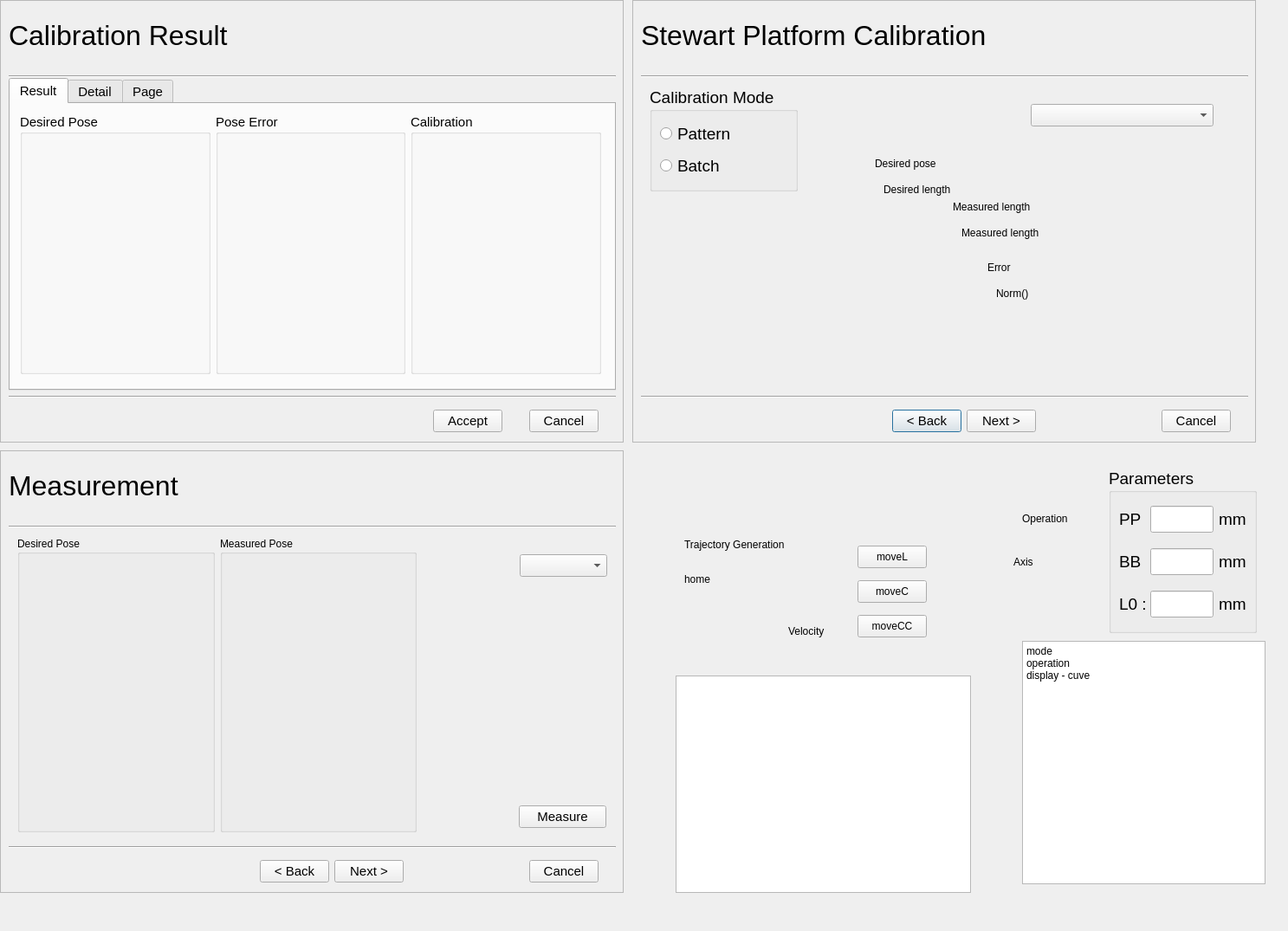
<?xml version="1.0" encoding="UTF-8"?>
<ui version="4.0">
 <class>Dialog</class>
 <widget class="QDialog" name="Dialog">
  <property name="geometry">
   <rect>
    <x>0</x>
    <y>0</y>
    <width>1487</width>
    <height>1075</height>
   </rect>
  </property>
  <property name="windowTitle">
   <string>Dialog</string>
  </property>
  <widget class="QFrame" name="frame_mainFrame">
   <property name="geometry">
    <rect>
     <x>730</x>
     <y>0</y>
     <width>720</width>
     <height>511</height>
    </rect>
   </property>
   <property name="autoFillBackground">
    <bool>true</bool>
   </property>
   <property name="frameShape">
    <enum>QFrame::StyledPanel</enum>
   </property>
   <property name="frameShadow">
    <enum>QFrame::Raised</enum>
   </property>
   <widget class="Line" name="line">
    <property name="geometry">
     <rect>
      <x>10</x>
      <y>80</y>
      <width>701</width>
      <height>16</height>
     </rect>
    </property>
    <property name="orientation">
     <enum>Qt::Horizontal</enum>
    </property>
   </widget>
   <widget class="QLabel" name="label">
    <property name="geometry">
     <rect>
      <x>10</x>
      <y>0</y>
      <width>441</width>
      <height>81</height>
     </rect>
    </property>
    <property name="font">
     <font>
      <pointsize>24</pointsize>
     </font>
    </property>
    <property name="text">
     <string>Stewart Platform Calibration</string>
    </property>
   </widget>
   <widget class="Line" name="line_2">
    <property name="geometry">
     <rect>
      <x>10</x>
      <y>450</y>
      <width>701</width>
      <height>16</height>
     </rect>
    </property>
    <property name="orientation">
     <enum>Qt::Horizontal</enum>
    </property>
   </widget>
   <widget class="QGroupBox" name="groupBox">
    <property name="geometry">
     <rect>
      <x>20</x>
      <y>100</y>
      <width>171</width>
      <height>121</height>
     </rect>
    </property>
    <property name="font">
     <font>
      <pointsize>14</pointsize>
     </font>
    </property>
    <property name="title">
     <string>Calibration Mode</string>
    </property>
    <layout class="QVBoxLayout" name="verticalLayout">
     <item>
      <widget class="QRadioButton" name="radioButton">
       <property name="text">
        <string>Pattern</string>
       </property>
      </widget>
     </item>
     <item>
      <widget class="QRadioButton" name="radioButton_2">
       <property name="text">
        <string>Batch</string>
       </property>
      </widget>
     </item>
    </layout>
   </widget>
   <widget class="QWidget" name="layoutWidget">
    <property name="geometry">
     <rect>
      <x>300</x>
      <y>470</y>
      <width>391</width>
      <height>33</height>
     </rect>
    </property>
    <layout class="QHBoxLayout" name="horizontalLayout">
     <item>
      <widget class="QPushButton" name="pushButton_3">
       <property name="font">
        <font>
         <pointsize>11</pointsize>
        </font>
       </property>
       <property name="text">
        <string>&lt; Back</string>
       </property>
      </widget>
     </item>
     <item>
      <widget class="QPushButton" name="pushButton_Nxt">
       <property name="font">
        <font>
         <pointsize>11</pointsize>
        </font>
       </property>
       <property name="text">
        <string>Next &gt;</string>
       </property>
      </widget>
     </item>
     <item>
      <spacer name="horizontalSpacer">
       <property name="orientation">
        <enum>Qt::Horizontal</enum>
       </property>
       <property name="sizeHint" stdset="0">
        <size>
         <width>40</width>
         <height>20</height>
        </size>
       </property>
      </spacer>
     </item>
     <item>
      <widget class="QPushButton" name="pushButton">
       <property name="font">
        <font>
         <pointsize>11</pointsize>
        </font>
       </property>
       <property name="text">
        <string>Cancel</string>
       </property>
      </widget>
     </item>
    </layout>
   </widget>
   <widget class="QStackedWidget" name="stackedWidget">
    <property name="geometry">
     <rect>
      <x>200</x>
      <y>110</y>
      <width>511</width>
      <height>321</height>
     </rect>
    </property>
    <property name="currentIndex">
     <number>0</number>
    </property>
    <widget class="QWidget" name="page">
     <widget class="QComboBox" name="comboBox_2">
      <property name="geometry">
       <rect>
        <x>260</x>
        <y>10</y>
        <width>211</width>
        <height>26</height>
       </rect>
      </property>
     </widget>
     <widget class="QLabel" name="label_4">
      <property name="geometry">
       <rect>
        <x>80</x>
        <y>70</y>
        <width>101</width>
        <height>18</height>
       </rect>
      </property>
      <property name="text">
       <string>Desired pose</string>
      </property>
     </widget>
     <widget class="QLabel" name="label_12">
      <property name="geometry">
       <rect>
        <x>90</x>
        <y>100</y>
        <width>101</width>
        <height>18</height>
       </rect>
      </property>
      <property name="text">
       <string>Desired length</string>
      </property>
     </widget>
     <widget class="QLabel" name="label_13">
      <property name="geometry">
       <rect>
        <x>180</x>
        <y>150</y>
        <width>101</width>
        <height>18</height>
       </rect>
      </property>
      <property name="text">
       <string>Measured length</string>
      </property>
     </widget>
     <widget class="QLabel" name="label_14">
      <property name="geometry">
       <rect>
        <x>170</x>
        <y>120</y>
        <width>101</width>
        <height>18</height>
       </rect>
      </property>
      <property name="text">
       <string>Measured length</string>
      </property>
     </widget>
     <widget class="QLabel" name="label_15">
      <property name="geometry">
       <rect>
        <x>210</x>
        <y>190</y>
        <width>101</width>
        <height>18</height>
       </rect>
      </property>
      <property name="text">
       <string>Error</string>
      </property>
     </widget>
     <widget class="QLabel" name="label_21">
      <property name="geometry">
       <rect>
        <x>220</x>
        <y>220</y>
        <width>101</width>
        <height>18</height>
       </rect>
      </property>
      <property name="text">
       <string>Norm()</string>
      </property>
     </widget>
    </widget>
    <widget class="QWidget" name="page_2">
     <widget class="QWidget" name="">
      <property name="geometry">
       <rect>
        <x>11</x>
        <y>11</y>
        <width>206</width>
        <height>39</height>
       </rect>
      </property>
      <layout class="QHBoxLayout" name="horizontalLayout_3">
       <item>
        <widget class="QLabel" name="label_11">
         <property name="font">
          <font>
           <pointsize>12</pointsize>
          </font>
         </property>
         <property name="text">
          <string>Set Noise :</string>
         </property>
        </widget>
       </item>
       <item>
        <widget class="QComboBox" name="comboBox">
         <property name="font">
          <font>
           <pointsize>12</pointsize>
          </font>
         </property>
        </widget>
       </item>
      </layout>
     </widget>
    </widget>
   </widget>
  </widget>
  <widget class="QFrame" name="frame_calibrateResult">
   <property name="geometry">
    <rect>
     <x>0</x>
     <y>0</y>
     <width>720</width>
     <height>511</height>
    </rect>
   </property>
   <property name="autoFillBackground">
    <bool>true</bool>
   </property>
   <property name="frameShape">
    <enum>QFrame::StyledPanel</enum>
   </property>
   <property name="frameShadow">
    <enum>QFrame::Raised</enum>
   </property>
   <widget class="Line" name="line_3">
    <property name="geometry">
     <rect>
      <x>10</x>
      <y>80</y>
      <width>701</width>
      <height>16</height>
     </rect>
    </property>
    <property name="orientation">
     <enum>Qt::Horizontal</enum>
    </property>
   </widget>
   <widget class="QLabel" name="label_2">
    <property name="geometry">
     <rect>
      <x>10</x>
      <y>0</y>
      <width>441</width>
      <height>81</height>
     </rect>
    </property>
    <property name="font">
     <font>
      <pointsize>24</pointsize>
     </font>
    </property>
    <property name="text">
     <string>Calibration Result</string>
    </property>
   </widget>
   <widget class="Line" name="line_4">
    <property name="geometry">
     <rect>
      <x>10</x>
      <y>450</y>
      <width>701</width>
      <height>16</height>
     </rect>
    </property>
    <property name="orientation">
     <enum>Qt::Horizontal</enum>
    </property>
   </widget>
   <widget class="QWidget" name="layoutWidget_3">
    <property name="geometry">
     <rect>
      <x>500</x>
      <y>470</y>
      <width>191</width>
      <height>33</height>
     </rect>
    </property>
    <layout class="QHBoxLayout" name="horizontalLayout_2">
     <item>
      <widget class="QPushButton" name="pushButton_Nxt_2">
       <property name="font">
        <font>
         <pointsize>11</pointsize>
        </font>
       </property>
       <property name="text">
        <string>Accept</string>
       </property>
      </widget>
     </item>
     <item>
      <spacer name="horizontalSpacer_2">
       <property name="orientation">
        <enum>Qt::Horizontal</enum>
       </property>
       <property name="sizeHint" stdset="0">
        <size>
         <width>40</width>
         <height>20</height>
        </size>
       </property>
      </spacer>
     </item>
     <item>
      <widget class="QPushButton" name="pushButton_2">
       <property name="font">
        <font>
         <pointsize>11</pointsize>
        </font>
       </property>
       <property name="text">
        <string>Cancel</string>
       </property>
      </widget>
     </item>
    </layout>
   </widget>
   <widget class="QTabWidget" name="tabWidget">
    <property name="geometry">
     <rect>
      <x>10</x>
      <y>90</y>
      <width>701</width>
      <height>361</height>
     </rect>
    </property>
    <property name="font">
     <font>
      <pointsize>11</pointsize>
     </font>
    </property>
    <property name="currentIndex">
     <number>0</number>
    </property>
    <widget class="QWidget" name="tab">
     <attribute name="title">
      <string>Result</string>
     </attribute>
     <widget class="QWidget" name="">
      <property name="geometry">
       <rect>
        <x>11</x>
        <y>11</y>
        <width>671</width>
        <height>301</height>
       </rect>
      </property>
      <layout class="QGridLayout" name="gridLayout">
       <item row="0" column="2">
        <widget class="QGroupBox" name="groupBox_8">
         <property name="title">
          <string>Calibration</string>
         </property>
        </widget>
       </item>
       <item row="0" column="0">
        <widget class="QGroupBox" name="groupBox_7">
         <property name="title">
          <string>Desired Pose</string>
         </property>
        </widget>
       </item>
       <item row="0" column="1">
        <widget class="QGroupBox" name="groupBox_2">
         <property name="title">
          <string>Pose Error</string>
         </property>
        </widget>
       </item>
      </layout>
     </widget>
    </widget>
    <widget class="QWidget" name="tab2">
     <attribute name="title">
      <string>Detail</string>
     </attribute>
     <widget class="QWidget" name="">
      <property name="geometry">
       <rect>
        <x>10</x>
        <y>10</y>
        <width>681</width>
        <height>311</height>
       </rect>
      </property>
      <layout class="QVBoxLayout" name="verticalLayout_3">
       <item>
        <widget class="QGroupBox" name="groupBox_3">
         <property name="title">
          <string>dbb</string>
         </property>
        </widget>
       </item>
       <item>
        <widget class="QGroupBox" name="groupBox_4">
         <property name="title">
          <string>dpp</string>
         </property>
        </widget>
       </item>
      </layout>
     </widget>
    </widget>
    <widget class="QWidget" name="tab_2">
     <attribute name="title">
      <string>Page</string>
     </attribute>
     <widget class="QGroupBox" name="groupBox_5">
      <property name="geometry">
       <rect>
        <x>10</x>
        <y>0</y>
        <width>681</width>
        <height>161</height>
       </rect>
      </property>
      <property name="title">
       <string>dL</string>
      </property>
     </widget>
    </widget>
   </widget>
  </widget>
  <widget class="QFrame" name="frame_mainFrame_2">
   <property name="geometry">
    <rect>
     <x>0</x>
     <y>520</y>
     <width>720</width>
     <height>511</height>
    </rect>
   </property>
   <property name="autoFillBackground">
    <bool>true</bool>
   </property>
   <property name="frameShape">
    <enum>QFrame::StyledPanel</enum>
   </property>
   <property name="frameShadow">
    <enum>QFrame::Raised</enum>
   </property>
   <widget class="Line" name="line_5">
    <property name="geometry">
     <rect>
      <x>10</x>
      <y>80</y>
      <width>701</width>
      <height>16</height>
     </rect>
    </property>
    <property name="orientation">
     <enum>Qt::Horizontal</enum>
    </property>
   </widget>
   <widget class="QLabel" name="label_3">
    <property name="geometry">
     <rect>
      <x>10</x>
      <y>0</y>
      <width>441</width>
      <height>81</height>
     </rect>
    </property>
    <property name="font">
     <font>
      <pointsize>24</pointsize>
     </font>
    </property>
    <property name="text">
     <string>Measurement</string>
    </property>
   </widget>
   <widget class="Line" name="line_6">
    <property name="geometry">
     <rect>
      <x>10</x>
      <y>450</y>
      <width>701</width>
      <height>16</height>
     </rect>
    </property>
    <property name="orientation">
     <enum>Qt::Horizontal</enum>
    </property>
   </widget>
   <widget class="QWidget" name="layoutWidget_2">
    <property name="geometry">
     <rect>
      <x>300</x>
      <y>470</y>
      <width>391</width>
      <height>33</height>
     </rect>
    </property>
    <layout class="QHBoxLayout" name="horizontalLayout_8">
     <item>
      <widget class="QPushButton" name="pushButton_4">
       <property name="font">
        <font>
         <pointsize>11</pointsize>
        </font>
       </property>
       <property name="text">
        <string>&lt; Back</string>
       </property>
      </widget>
     </item>
     <item>
      <widget class="QPushButton" name="pushButton_Nxt_3">
       <property name="font">
        <font>
         <pointsize>11</pointsize>
        </font>
       </property>
       <property name="text">
        <string>Next &gt;</string>
       </property>
      </widget>
     </item>
     <item>
      <spacer name="horizontalSpacer_3">
       <property name="orientation">
        <enum>Qt::Horizontal</enum>
       </property>
       <property name="sizeHint" stdset="0">
        <size>
         <width>40</width>
         <height>20</height>
        </size>
       </property>
      </spacer>
     </item>
     <item>
      <widget class="QPushButton" name="pushButton_5">
       <property name="font">
        <font>
         <pointsize>11</pointsize>
        </font>
       </property>
       <property name="text">
        <string>Cancel</string>
       </property>
      </widget>
     </item>
    </layout>
   </widget>
   <widget class="QStackedWidget" name="stackedWidget_2">
    <property name="geometry">
     <rect>
      <x>10</x>
      <y>90</y>
      <width>701</width>
      <height>361</height>
     </rect>
    </property>
    <property name="currentIndex">
     <number>0</number>
    </property>
    <widget class="QWidget" name="page_3">
     <widget class="QPushButton" name="pushButton_7">
      <property name="geometry">
       <rect>
        <x>589</x>
        <y>320</y>
        <width>101</width>
        <height>26</height>
       </rect>
      </property>
      <property name="font">
       <font>
        <pointsize>11</pointsize>
       </font>
      </property>
      <property name="text">
       <string>Measure</string>
      </property>
     </widget>
     <widget class="QComboBox" name="comboBox_4">
      <property name="geometry">
       <rect>
        <x>590</x>
        <y>30</y>
        <width>101</width>
        <height>26</height>
       </rect>
      </property>
     </widget>
     <widget class="QWidget" name="">
      <property name="geometry">
       <rect>
        <x>10</x>
        <y>10</y>
        <width>461</width>
        <height>341</height>
       </rect>
      </property>
      <layout class="QHBoxLayout" name="horizontalLayout_10">
       <item>
        <widget class="QGroupBox" name="groupBox_9">
         <property name="title">
          <string>Desired Pose</string>
         </property>
        </widget>
       </item>
       <item>
        <widget class="QGroupBox" name="groupBox_10">
         <property name="title">
          <string>Measured Pose</string>
         </property>
        </widget>
       </item>
      </layout>
     </widget>
    </widget>
    <widget class="QWidget" name="page_4">
     <widget class="QPushButton" name="pushButton_6">
      <property name="geometry">
       <rect>
        <x>600</x>
        <y>320</y>
        <width>80</width>
        <height>26</height>
       </rect>
      </property>
      <property name="font">
       <font>
        <pointsize>11</pointsize>
       </font>
      </property>
      <property name="text">
       <string>Load</string>
      </property>
     </widget>
     <widget class="QTableWidget" name="tableWidget">
      <property name="geometry">
       <rect>
        <x>20</x>
        <y>20</y>
        <width>551</width>
        <height>321</height>
       </rect>
      </property>
     </widget>
     <widget class="QComboBox" name="comboBox_3">
      <property name="geometry">
       <rect>
        <x>580</x>
        <y>30</y>
        <width>111</width>
        <height>26</height>
       </rect>
      </property>
     </widget>
    </widget>
   </widget>
  </widget>
  <widget class="QLabel" name="label_16">
   <property name="geometry">
    <rect>
     <x>790</x>
     <y>620</y>
     <width>131</width>
     <height>18</height>
    </rect>
   </property>
   <property name="text">
    <string>Trajectory Generation</string>
   </property>
  </widget>
  <widget class="QLabel" name="label_17">
   <property name="geometry">
    <rect>
     <x>790</x>
     <y>660</y>
     <width>55</width>
     <height>18</height>
    </rect>
   </property>
   <property name="text">
    <string>home</string>
   </property>
  </widget>
  <widget class="QPushButton" name="pushButton_8">
   <property name="geometry">
    <rect>
     <x>990</x>
     <y>630</y>
     <width>80</width>
     <height>26</height>
    </rect>
   </property>
   <property name="text">
    <string>moveL</string>
   </property>
  </widget>
  <widget class="QPushButton" name="pushButton_9">
   <property name="geometry">
    <rect>
     <x>990</x>
     <y>670</y>
     <width>80</width>
     <height>26</height>
    </rect>
   </property>
   <property name="text">
    <string>moveC</string>
   </property>
  </widget>
  <widget class="QPushButton" name="pushButton_10">
   <property name="geometry">
    <rect>
     <x>990</x>
     <y>710</y>
     <width>80</width>
     <height>26</height>
    </rect>
   </property>
   <property name="text">
    <string>moveCC</string>
   </property>
  </widget>
  <widget class="QTableWidget" name="tableWidget_2">
   <property name="geometry">
    <rect>
     <x>780</x>
     <y>780</y>
     <width>341</width>
     <height>251</height>
    </rect>
   </property>
  </widget>
  <widget class="QLabel" name="label_18">
   <property name="geometry">
    <rect>
     <x>910</x>
     <y>720</y>
     <width>55</width>
     <height>18</height>
    </rect>
   </property>
   <property name="text">
    <string>Velocity</string>
   </property>
  </widget>
  <widget class="QLabel" name="label_19">
   <property name="geometry">
    <rect>
     <x>1180</x>
     <y>590</y>
     <width>91</width>
     <height>18</height>
    </rect>
   </property>
   <property name="text">
    <string>Operation</string>
   </property>
  </widget>
  <widget class="QLabel" name="label_20">
   <property name="geometry">
    <rect>
     <x>1170</x>
     <y>640</y>
     <width>91</width>
     <height>18</height>
    </rect>
   </property>
   <property name="text">
    <string>Axis</string>
   </property>
  </widget>
  <widget class="QPlainTextEdit" name="plainTextEdit">
   <property name="geometry">
    <rect>
     <x>1180</x>
     <y>740</y>
     <width>281</width>
     <height>281</height>
    </rect>
   </property>
   <property name="plainText">
    <string>mode
operation
display - cuve</string>
   </property>
  </widget>
  <widget class="QGroupBox" name="groupBox_6">
   <property name="enabled">
    <bool>true</bool>
   </property>
   <property name="geometry">
    <rect>
     <x>1280</x>
     <y>540</y>
     <width>171</width>
     <height>191</height>
    </rect>
   </property>
   <property name="font">
    <font>
     <pointsize>14</pointsize>
    </font>
   </property>
   <property name="title">
    <string>Parameters</string>
   </property>
   <property name="checkable">
    <bool>false</bool>
   </property>
   <property name="checked">
    <bool>false</bool>
   </property>
   <layout class="QHBoxLayout" name="horizontalLayout_4">
    <item>
     <layout class="QVBoxLayout" name="verticalLayout_2">
      <item>
       <layout class="QHBoxLayout" name="horizontalLayout_5">
        <item>
         <widget class="QLabel" name="label_5">
          <property name="minimumSize">
           <size>
            <width>30</width>
            <height>0</height>
           </size>
          </property>
          <property name="font">
           <font>
            <pointsize>14</pointsize>
           </font>
          </property>
          <property name="text">
           <string>PP :</string>
          </property>
         </widget>
        </item>
        <item>
         <widget class="QLineEdit" name="lineEdit_initA">
          <property name="font">
           <font>
            <pointsize>14</pointsize>
           </font>
          </property>
         </widget>
        </item>
        <item>
         <widget class="QLabel" name="label_8">
          <property name="font">
           <font>
            <pointsize>14</pointsize>
           </font>
          </property>
          <property name="text">
           <string>mm</string>
          </property>
         </widget>
        </item>
       </layout>
      </item>
      <item>
       <layout class="QHBoxLayout" name="horizontalLayout_6">
        <item>
         <widget class="QLabel" name="label_6">
          <property name="minimumSize">
           <size>
            <width>30</width>
            <height>0</height>
           </size>
          </property>
          <property name="font">
           <font>
            <pointsize>14</pointsize>
           </font>
          </property>
          <property name="text">
           <string>BB :</string>
          </property>
         </widget>
        </item>
        <item>
         <widget class="QLineEdit" name="lineEdit_initB">
          <property name="font">
           <font>
            <pointsize>14</pointsize>
           </font>
          </property>
         </widget>
        </item>
        <item>
         <widget class="QLabel" name="label_9">
          <property name="font">
           <font>
            <pointsize>14</pointsize>
           </font>
          </property>
          <property name="text">
           <string>mm</string>
          </property>
         </widget>
        </item>
       </layout>
      </item>
      <item>
       <layout class="QHBoxLayout" name="horizontalLayout_7">
        <item>
         <widget class="QLabel" name="label_7">
          <property name="minimumSize">
           <size>
            <width>30</width>
            <height>0</height>
           </size>
          </property>
          <property name="font">
           <font>
            <pointsize>14</pointsize>
           </font>
          </property>
          <property name="text">
           <string>L0 :</string>
          </property>
         </widget>
        </item>
        <item>
         <widget class="QLineEdit" name="lineEdit_initL">
          <property name="font">
           <font>
            <pointsize>14</pointsize>
           </font>
          </property>
         </widget>
        </item>
        <item>
         <widget class="QLabel" name="label_10">
          <property name="font">
           <font>
            <pointsize>14</pointsize>
           </font>
          </property>
          <property name="text">
           <string>mm</string>
          </property>
         </widget>
        </item>
       </layout>
      </item>
     </layout>
    </item>
   </layout>
  </widget>
  <zorder>frame_calibrateResult</zorder>
  <zorder>frame_mainFrame</zorder>
  <zorder>frame_mainFrame_2</zorder>
  <zorder>label_16</zorder>
  <zorder>label_17</zorder>
  <zorder>pushButton_8</zorder>
  <zorder>pushButton_9</zorder>
  <zorder>pushButton_10</zorder>
  <zorder>tableWidget_2</zorder>
  <zorder>label_18</zorder>
  <zorder>label_19</zorder>
  <zorder>label_20</zorder>
  <zorder>plainTextEdit</zorder>
  <zorder>groupBox_6</zorder>
 </widget>
 <resources/>
 <connections/>
</ui>
